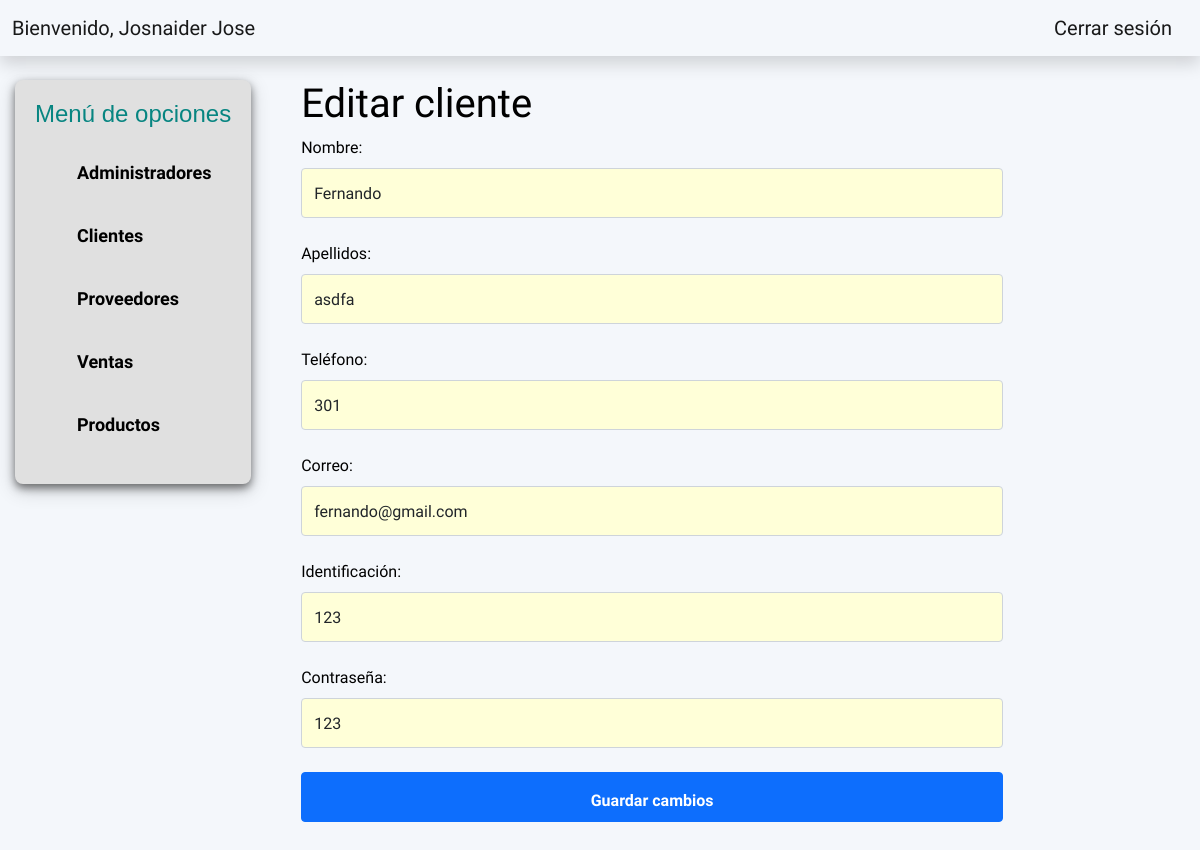
Screenshot of /Vistas/vista_editar_cliente.php?idc=4 (signed in) with the database file from the repository.
### tables this page shows
CREATE TABLE `tb_administradores` (
  `id` int(11) NOT NULL,
  `nombre` varchar(50) NOT NULL,
  `apellidos` varchar(50) NOT NULL,
  `identificacion` varchar(20) NOT NULL,
  `codigo_admin` varchar(20) NOT NULL,
  `telefono` varchar(20) NOT NULL,
  `correo` varchar(50) NOT NULL,
  `pass` varchar(50) NOT NULL
);

CREATE TABLE `tb_clientes` (
  `id` int(11) NOT NULL,
  `nombre` varchar(50) NOT NULL,
  `apellidos` varchar(50) NOT NULL,
  `telefono` varchar(20) NOT NULL,
  `identificacion` varchar(20) NOT NULL,
  `correo` varchar(50) NOT NULL,
  `clave` varchar(50) NOT NULL
);

### Vistas/includes/consulta.php (called while the page is built, shortened)
<?php
require('../Variables/Conexion.php');
if (!isset($_SESSION['exito'])) {
    header("refresh:3;url=Login.php");
    mostrarHtml3();
    exit();
} else {
    $usuario = $_SESSION['exito'];
    $query = "SELECT * FROM tb_administradores where identificacion = $usuario";
    $resultado = $conexion->query($query);
    $filas = $resultado->fetch_assoc();
    if (isset($_GET['idc'])) {
        $id_cliente = (int) $_GET['idc'];
        $query5 = "SELECT * FROM tb_clientes where id = $id_cliente LIMIT 1";
        $resultado5 = $conexion->query($query5);
        $filasC = $resultado5->fetch_assoc();
    } else {
        $id_cliente = 0;
    }
}

### Vistas/vista_editar_cliente.php (the view, shortened to what this page needs)
<?php
include('../Variables/Conexion.php');
include("includes/consulta.php");
?>
<!DOCTYPE html>
<html lang="en">
<head>
    <link rel="stylesheet" href="https://stackpath.bootstrapcdn.com/bootstrap/5.0.0-alpha1/css/bootstrap.min.css">
    <link rel="stylesheet" href="../Css/style.css?v=1" />
</head>
<body>
    <header>
        <?php include("includes/header.php"); ?>
    </header>
    <main>
        <div class="contenedor">
            <aside>
                <?php include("includes/aside.php"); ?>
            </aside>
            <div class="contenedor-2">
                <form action="" method="POST" class="mb-3">
                    <div class="post">
                        <h1 class="titulo">Editar cliente</h1>
                        <div class="form-group">
                            <div class="mb-4">
                                <label for="name" class="form-label font-weight-bold">Nombre:</label>
                                <input type="text" class="form-control bg-light-s border-1" name="nombre" value=<?php echo $filasC['nombre']; ?> id="name" required="" />
                            </div>
                            <div class="mb-4">
                                <label for="ape" class="form-label font-weight-bold">Apellidos:</label>
                                <input type="text" class="form-control bg-light-s border-1" name="apellidos" value=<?php echo $filasC['apellidos']; ?> id="ape" required="" />
                            </div>
                        </div>
                        <div class="form-group">
                            <div class="mb-4">
                                <label for="tel" class="form-label font-weight-bold">Teléfono:</label>
                                <input type="text" class="form-control bg-light-s border-1" name="telefono" value=<?php echo $filasC['telefono']; ?> id="tel" required="" />
                            </div>
                            <div class="mb-4">
                                <label for="cor" class="form-label font-weight-bold">Correo:</label>
                                <input type="text" class="form-control bg-light-s border-1" name="correo" value=<?php echo $filasC['correo']; ?> id="cor" required="" />
                            </div>
                        </div>
                        <div class="form-group">
                            <div class="mb-4">
                                <label for="ide" class="form-label font-weight-bold">Identificación:</label>
                                <input type="text" class="form-control bg-light-s border-1" name="iden" value=<?php echo $filasC['identificacion']; ?> id="ide" required="" />
                            </div>
                        </div>
                        <div class="form-group">
                            <div class="mb-4">
                                <label for="pas" class="form-label font-weight-bold">Contraseña:</label>
                                <input type="text" class="form-control bg-light-s border-1" name="contra" value=<?php echo $filasC['clave']; ?> id="pas" required="" />
                            </div>
                            <button type="submit" name="editc" class="btn btn-primary w-100">Guardar cambios</button>
                        </div>
                    </div>
                </form>
            </div>
        </div>
    </main>
</body>
</html>

### Vistas/includes/header.php (shortened to what this page needs)
<nav class="navbar navbar-expand navbar-light text-white topbar mb-4 static-top shadow">
    <div class="container-fluid">
        <a class="navbar-brand" href="ModuloAdministrador.php">Bienvenido,
            <?php
            echo $filas['nombre'];
            echo $filas['apellidos'];
            ?>
        </a>
        <a class="navbar-brand" href="../Variables/CerrarConexion.php">Cerrar sesión</a>
    </div>
</nav>

### Css/style.css (style rules this page uses)
:root { --dark: #000000; --dark-x: #1E2126; --light: #ffffff; --teal: #46b842; --teal-x: #CAFEB2; --blue-x: #1EA2F8; --light-s: #FFFFD8; }
body { font-family: 'Spartan', 'sans-serif'; font-weight: 300; color: var(--light); background-color: #F4F7FB; }
.btn { min-height: 3.125rem; font-weight: 600; }
.form-control { min-height: 3.125rem; line-height: initial; }
aside { min-width: 20%; height: 100%; background-color: #E0E0E0; padding: 20px; border-radius: 8px; position: sticky; top: 10px; box-shadow: 0 4px 8px 0 rgba(0, 0, 0, 0.5), 0 6px 20px 0 rgba(0, 0, 0, 0.19); }
.contenedor { max-width: 97.5%; width: 100%; margin: 15px; display: flex; justify-content: space-between; }
.contenedor-2 { max-width: 100%; width: 60%; margin-left: 50px; margin-right: auto; display: block; color: black; }
.btn { padding-top: 14px; }
.bg-light-s { background-color: var(--light-s); }

### rows the page displays
tb_administradores: nombre "Josnaider", apellidos "Jose"
tb_clientes: nombre "Fernando", apellidos "asdfa", telefono "301", correo "fernando@gmail.com", iden "123", contra "123"
